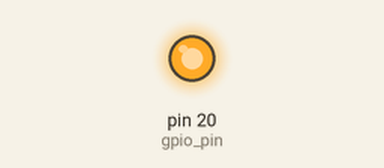
Simulated run of this program. Board: MicroPython board. Parts: output pins drawn as LEDs (lit = HIGH).

Above: at 0.2 s.
At 6.0 s:
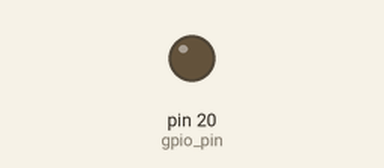
Timing chart, 0 to 9.1 s (numbered marks = the images above):
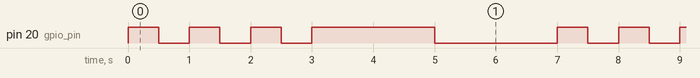

Measured:
- by itself, pin 20 (gpio_pin): repeats every 7.0 s: 2 × (LOW 0.50 s, HIGH 0.50 s), LOW 0.50 s, HIGH 2.0 s, LOW 2.0 s, HIGH 0.50 s
- by itself, everything shown: repeats every 7.0 s, in 8 steps

The program:

main.py
```python
from machine import Pin
import time

gpio_pin = Pin(20, Pin.OUT)

def pulse(pin, high_time, low_time):
    pin.value(1)
    time.sleep(high_time)
    pin.value(0)
    time.sleep(low_time)

while True:
    pulse(gpio_pin, 0.5, 0.5)
    pulse(gpio_pin,0.5, 0.5)
    pulse(gpio_pin,0.5, 0.5)
    pulse(gpio_pin,2, 2)
```
